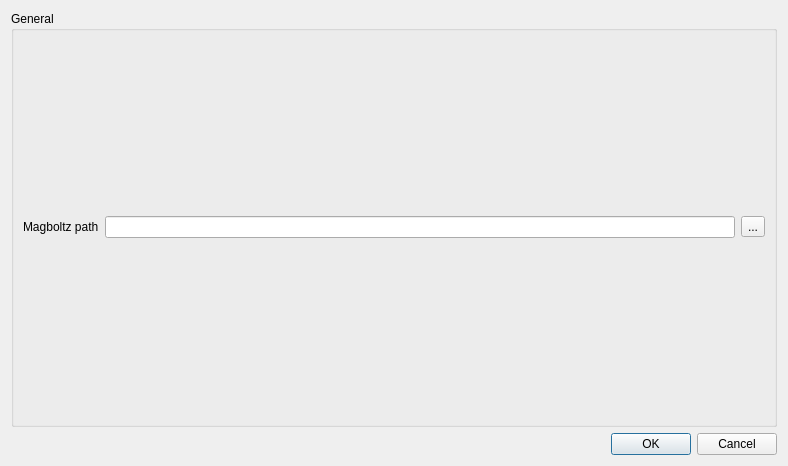
<?xml version="1.0" encoding="UTF-8"?>
<ui version="4.0">
 <class>Form</class>
 <widget class="QWidget" name="Form">
  <property name="geometry">
   <rect>
    <x>0</x>
    <y>0</y>
    <width>788</width>
    <height>466</height>
   </rect>
  </property>
  <property name="windowTitle">
   <string>Form</string>
  </property>
  <layout class="QVBoxLayout" name="verticalLayout">
   <item>
    <widget class="QGroupBox" name="groupBox">
     <property name="title">
      <string>General</string>
     </property>
     <layout class="QGridLayout" name="gridLayout">
      <item row="0" column="0">
       <widget class="QLabel" name="label">
        <property name="text">
         <string>Magboltz path</string>
        </property>
       </widget>
      </item>
      <item row="0" column="1">
       <widget class="QLineEdit" name="lineEdit"/>
      </item>
      <item row="0" column="2">
       <widget class="QToolButton" name="toolButton">
        <property name="text">
         <string>...</string>
        </property>
       </widget>
      </item>
     </layout>
    </widget>
   </item>
   <item>
    <widget class="QDialogButtonBox" name="buttonBox">
     <property name="standardButtons">
      <set>QDialogButtonBox::Cancel|QDialogButtonBox::Ok</set>
     </property>
    </widget>
   </item>
  </layout>
 </widget>
 <resources/>
 <connections/>
</ui>
